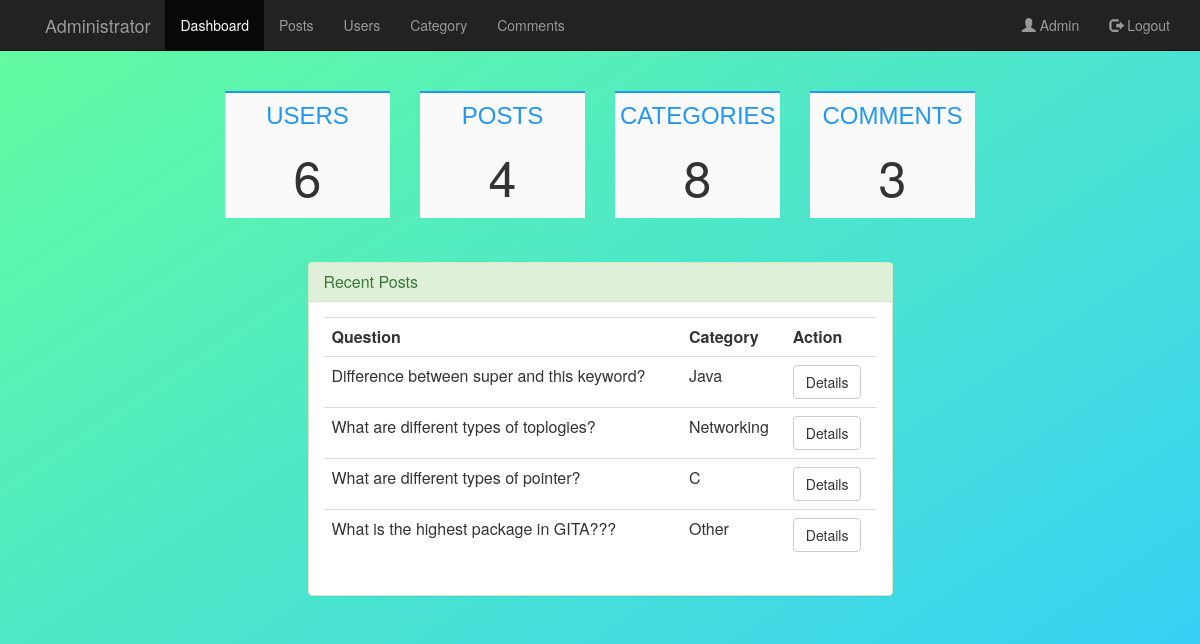
/admin/home.php (signed in), run on the app's committed database.
### tables this page shows
CREATE TABLE `tblpost` (
  `post_Id` int(11) NOT NULL,
  `title` varchar(255) DEFAULT NULL,
  `content` text,
  `datetime` datetime DEFAULT NULL,
  `cat_id` int(12) DEFAULT NULL,
  `user_Id` varchar(245) DEFAULT NULL
);

CREATE TABLE `category` (
  `cat_id` int(12) NOT NULL,
  `category` varchar(200) DEFAULT NULL
);

### admin/home.php (the view, shortened to what this page needs)
<?php
$uname=$_SESSION['uname'];
?>
<html>
<head>
	<link rel="stylesheet" type="text/css" href="../css/global.css">
	<link rel="stylesheet" type="text/css" href="../css/bootstrap.css">
	<link rel="stylesheet" type="text/css" href="../css/bootstrap.min.css">
    <link href="//netdna.bootstrapcdn.com/font-awesome/4.0.3/css/font-awesome.css" rel="stylesheet">
</head>
<body>
    <nav class="navbar navbar-inverse navbar-fixed-top">
        <div class="container">
            <div class="navbar-header page-scroll">
                <a class="navbar-brand page-scroll" href="home.php"></a>
            </div>
            <div class="navbar-header">
                <a class="navbar-brand" href="home.php">Administrator</a>
            </div>
            <div class="collapse navbar-collapse" id="bs-example-navbar-collapse-1">
                <ul class="nav navbar-nav navbar-left">
                    <li class="active"><a href="home.php">Dashboard</a></li>
                    <li><a href="post.php">Posts</a></li>
                    <li><a href="user.php"> Users</a></li>
                    <li><a href="category.php">Category</a></li>
                    <li><a href="comment.php">Comments</a></li>
                </ul>
   <ul class="nav navbar-nav navbar-right">
                    <li><a href="#" ><span class="glyphicon glyphicon-user"></span> <?php echo $uname;?></a></li>
                <li ><a href="logout.php"><span class="glyphicon glyphicon-log-out"></span> Logout</a></li>
                </ul>
            </div>
        </div>
    </nav>
    <div class="container" >
        <div class="row" align="center" style="margin-top: 8%">
            <div class="col-sm-2">
            </div>
            <div class="col-md-2">
                <div class="card-box">
                    <div class="card-title">
                        <h2>Users</h2>
                        <?php
                        include "../functions/db.php";
                        $query= "SELECT COUNT(*) AS total FROM tblaccount";
                        $result = mysqli_query($con,$query);
                        $rows = mysqli_fetch_assoc($result);
                        echo "<h1 style='font-size: 50px;'>".$rows['total']."</h1>";
                        ?>
                    </div>
                </div>
            </div>
            <div class="col-md-2">
                <div class="card-box">
                    <div class="card-title">
                        <h2>Posts</h2>
                        <?php
                        include "../functions/db.php";
                        $query= "SELECT COUNT(*) AS total FROM tblpost";
                        $result = mysqli_query($con,$query);
                        $rows = mysqli_fetch_assoc($result);
                        echo "<h1 style='font-size: 50px;'>".$rows['total']."</h1>";
                        ?>
                    </div>
                </div>
            </div>
            <div class="col-md-2">
                <div class="card-box">
                    <div class="card-title">
                        <h2>Categories</h2>
                        <?php
                        include "../functions/db.php";
                        $query= "SELECT COUNT(*) AS total FROM category";
                        $result = mysqli_query($con,$query);
                        $rows = mysqli_fetch_assoc($result);
                        echo "<h1 style='font-size: 50px;'>".$rows['total']."</h1>";
                        ?>
                    </div>
                </div>
            </div>
            <div class="col-md-2">
                <div class="card-box">
                    <div class="card-title">
                        <h2>Comments</h2>
                        <?php
                        include "../functions/db.php";
                        $query = "SELECT COUNT(*) AS total FROM tblcomment";
                        $result = mysqli_query($con,$query);
                        $rows = mysqli_fetch_assoc($result);
                        echo "<h1 style='font-size: 50px;'>".$rows['total']."</h1>";
                        ?>
                    </div>
                </div>
            </div>
            <div class="col-sm-2">
            </div>
        </div>
    </div>
    <div class="row" style="margin-top: 2%;">
        <div class="col-sm-3">
        </div>
        <div class="col-sm-6">
            <div class="panel panel-success">
                <div class="panel-heading">
                    <h3 class="panel-title">Recent Posts</h3>
                </div>
                 <div class="panel-body">
            <table class="table table-stripped">
                                <th>Question</th>
                                <th>Category</th>
                                <th>Action</th>
                            <?php
                            include "../functions/db.php";
                            $sql = "SELECT * FROM tblpost as tp join category as c on tp.cat_id=c.cat_id ORDER BY `datetime` DESC LIMIT 5";
                            $run = mysqli_query($con,$sql);
                            while($row=mysqli_fetch_array($run))
                            {
                                $id = $row['post_Id'];
                                echo "<tr>";
                                echo "<td>".$row['title']."</td>";
                                echo "<td>".$row['category']."</td>";
                                 echo "<td>".
                                    "<a href='topic-details.php?post_Id=$id' class='btn btn-default'>Details</a>"
                                    ."</td>";
                                echo "</tr>";
                            }
                            ?>
                            </table>
                     </div>
                </div>
                </div>
        </div>
	</body>
</html>

### css/global.css (style rules this page uses)
body { background: linear-gradient(to top left, #33ccff 0%, #66ff99 105%);; }
.card-box { background: #FAFAFA; position: relative; padding: 5px 5px 5px; margin-bottom: 20px; display: -ms-flexbox; display: flex; -ms-flex-direction: column; flex-direction: column; -webkit-box-pack: justify; -ms-flex-pack: justify; justify-content: space-between; position: relative; cursor: pointer; }
.card-box:after { display: block; background: #2196F3; border-top: 2px solid #2196F3; content: ''; width: 100%; position: absolute; left: 0; right: 0; top: 0; }
.card-title h2 { margin: 0; padding-top: 5%; color: #2196F3; font-family: 'Oswald', sans-serif; text-transform: uppercase; font-size: 24px; line-height: 1; margin-bottom: 15px; }

### data on the page
tblpost: title "Difference between super and this keyword?", cat.category "Java"
tblpost: title "What are different types of toplogies?", cat.category "Networking"
tblpost: title "What are different types of pointer?", cat.category "C"
tblpost: title "What is the highest package in GITA???", cat.category "Other"

### other printed values
$uname "Admin"
$rows['total'] "6"
$rows['total'] "4"
$rows['total'] "8"
$rows['total'] "3"
